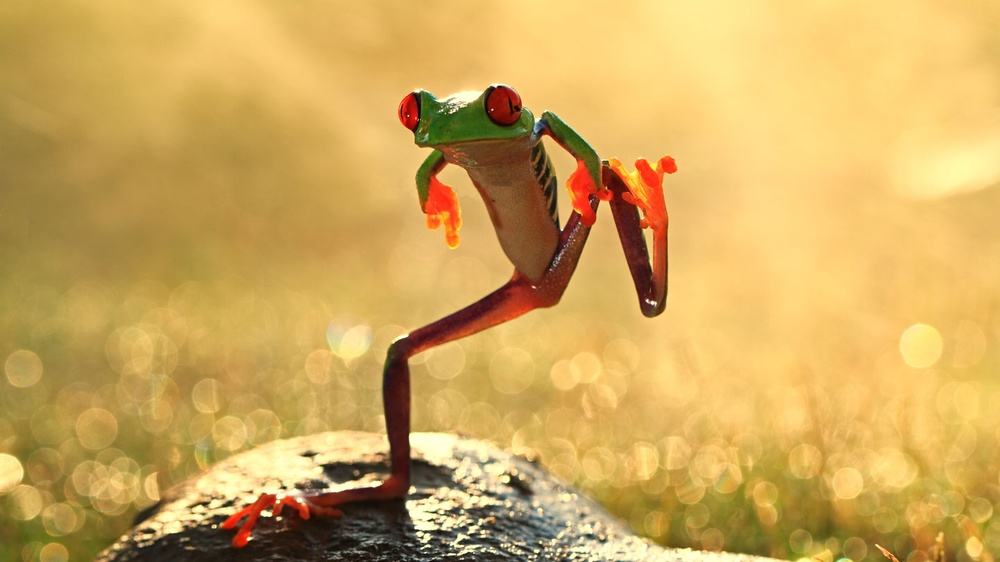
#> input picture zaba.jpg, 1000 x 562 px, shrunk from 1440 x 810 before the run
$ python vreme.py
#> lines starting #> are read from the running program, lines starting #| are printed output that depends on the picture
import cv2 as cv
import numpy as np
import matplotlib.pyplot as plt
import time
"""
Ovaj fajl sluzi za mernje perioda izvršavanja
interpolacija.
"""

img = cv.imread('zaba.jpg')
#> img is the input picture: shape (562, 1000, 3); mean B, G, R 92.8, 169, 207.2
img = cv.cvtColor(img, cv.COLOR_BGR2RGB)
zoom_parametar = 2.0


def zoomSlike(scale,slika):
    #Napravljene nove dimenzije slike
#> called with scale = 2
    rows, cols, kanal = slika.shape
#> rows = 562; cols = 1000; kanal = 3
    new_rows = int(rows * scale)
#> new_rows = 1124
    new_cols = int(cols * scale)
#> new_cols = 2000

    rezultat = np.zeros((new_rows, new_cols, kanal), dtype=np.uint8)

    for i in range(rows):
        for j in range(cols):
            rezultat[int(i * scale), int(j * scale)] = slika[i, j]
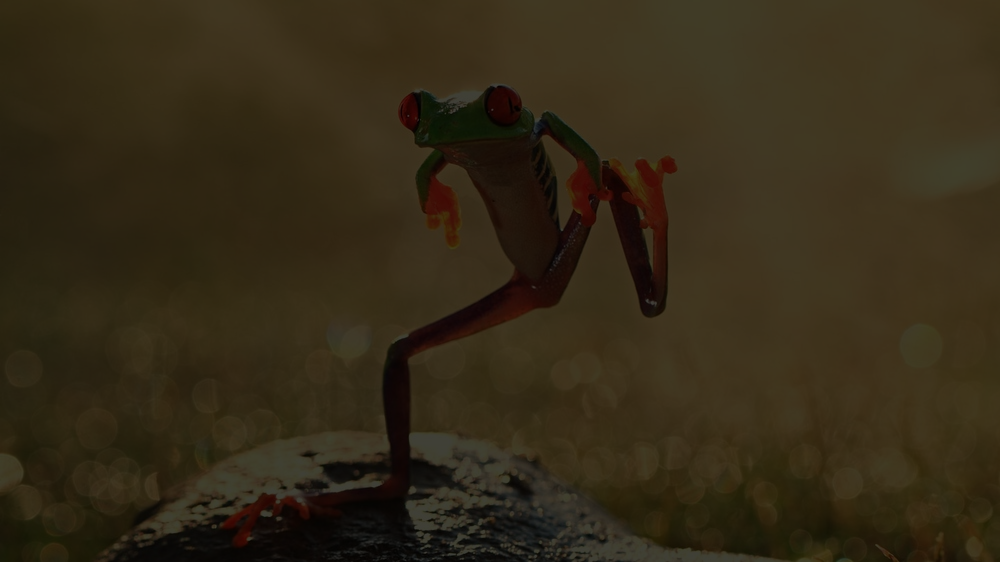
#> rezultat: shape (1124, 2000, 3) (shown at 1/2 size); mean R, G, B 51.8, 42.2, 23.2

    konacni_rezultat= np.zeros((rows,cols,kanal),dtype=np.uint8)

    for i in range(rows):
        for j in range(cols):
            konacni_rezultat[i,j]=rezultat[i,j]
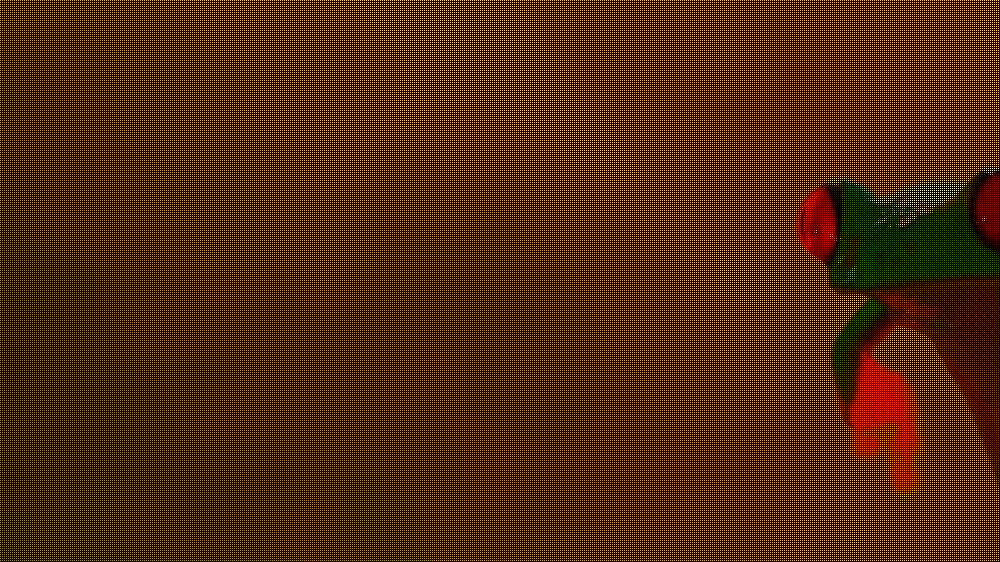
#> konacni_rezultat: shape (562, 1000, 3); mean R, G, B 50.1, 40.1, 20.6

    return konacni_rezultat


def interPolacijaNajblizegKomsije(zoomed,slika,scale):
#> called with scale = 2
    rows=slika.shape[0]
#> rows = 562
    cols=slika.shape[1]
#> cols = 1000
    rezultat=zoomed.copy().astype("int")
#> rezultat: shape (562, 1000, 3) int64
    for i in range(rows):
        for j in range(cols):
            if np.any(rezultat[i,j]==0):
                rezultat[i,j] = slika[int(i/scale), int(j/scale)]
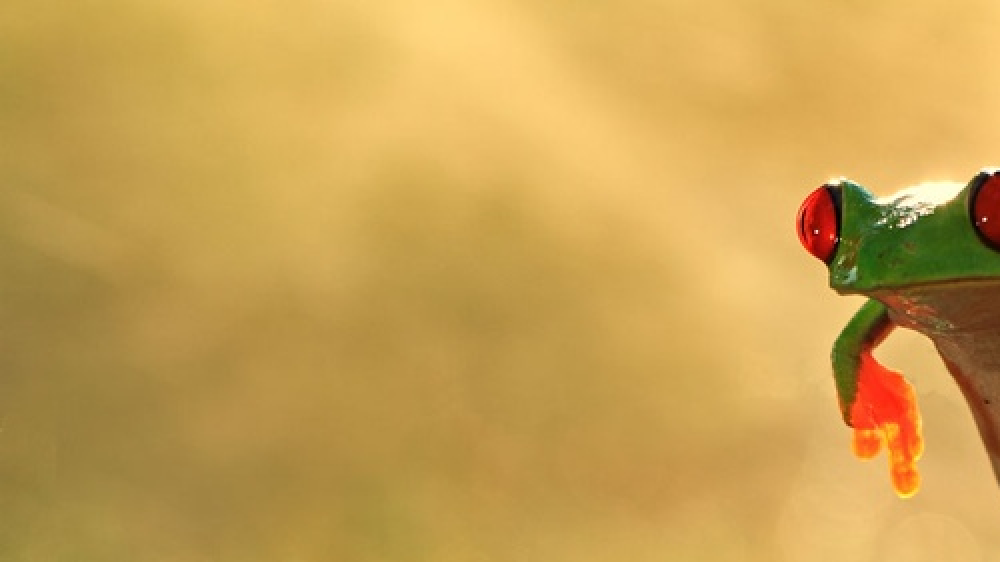
#> rezultat: shape (562, 1000, 3) int64; mean R, G, B 200.4, 160.6, 82.2

    return rezultat

def bilinearnaInterpolacija(zoomed):
    rows=zoomed.shape[0]
#> rows = 562
    cols=zoomed.shape[1]
#> cols = 1000
    bilinear=zoomed.copy().astype("int")
    #horiznotalni
    for i in range(0,rows-1,2):
        for j in range(1,cols-1,2):
            bilinear[i,j]=(bilinear[i,j-1]+bilinear[i,j+1])//2
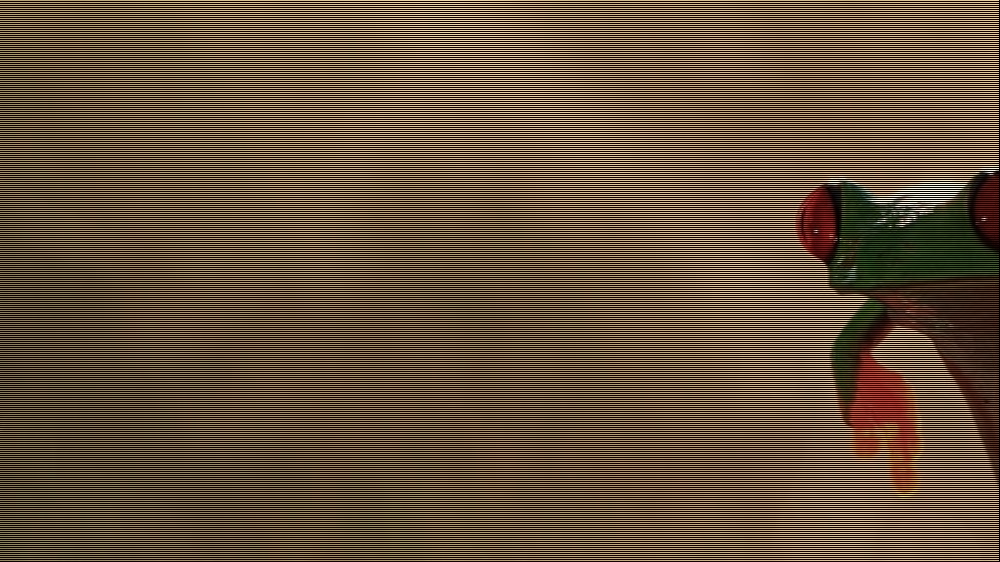
#> bilinear: shape (562, 1000, 3) int64; mean R, G, B 100.1, 80.2, 41
    #vertikalini
    for i in range(1,rows-1,2):
        for j in range(0,cols-1,2):
            bilinear[i,j]=(bilinear[i-1,j]+bilinear[i+1,j])//2
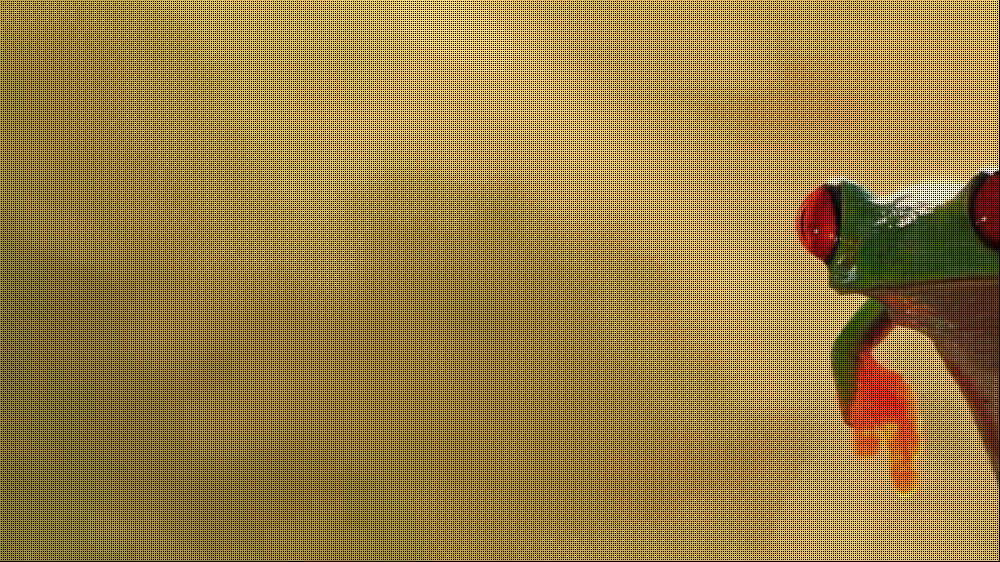
#> bilinear: shape (562, 1000, 3) int64; mean R, G, B 149.9, 120.1, 61.5
    #srednji
    for i in range(1,rows-1,2):
        for j in range(1,cols-1,2):
            bilinear[i,j]=(bilinear[i-1,j]+bilinear[i+1,j]+bilinear[i,j-1]+bilinear[i,j+1])//4

    konacna_bilinear=np.zeros((rows-1,cols-1,3),dtype='int')
    for i in range(rows-1):
        for j in range(cols-1):
            konacna_bilinear[i,j]=bilinear[i,j]

    return konacna_bilinear

startZaZoom=time.time()
zumirana=zoomSlike(zoom_parametar,img)
endZaZoom=time.time()
#vreme izvrsavanja zoom funkcije
vremeZaZoom=endZaZoom-startZaZoom

startZaNajb=time.time()
najblizi=interPolacijaNajblizegKomsije(zumirana,img,zoom_parametar)
endZaNajb=time.time()
#vreme izvrsavanje interpolacije najbli. suseda
vremeZaNajb=endZaNajb-startZaNajb

startZaBil=time.time()
bilinearna = bilinearnaInterpolacija(zumirana)
endZaBil=time.time()
#vreme izvrsavanja bilinearne interpolacije
vremeZaBil=endZaBil-startZaBil

print(vremeZaZoom)
print(vremeZaBil)
print(vremeZaNajb)


x = [vremeZaBil,vremeZaNajb]

metode = ['Najbliži Sused', 'Bilinearna']

plt.bar(metode, x, color=['red', 'blue'])
plt.ylabel('Vreme (s)')
plt.xlabel('Metode Interpolacije')
plt.title('Vreme Izvršavanja Bilinearne i Najbližeg Suseda Interpolacije')
plt.show()
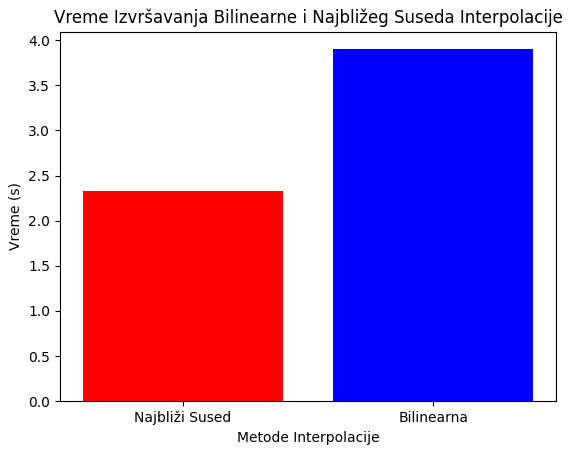
#> figure drawn by matplotlib, 1 panel

$ run again, with suncokret.jpg copied over zaba.jpg
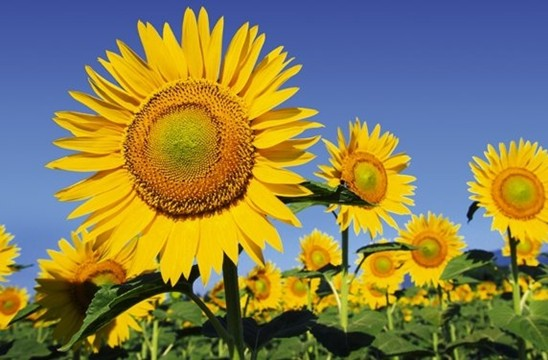
#> input picture suncokret.jpg, 548 x 360 px
#> img is the input picture: shape (360, 548, 3); mean B, G, R 81.9, 125.7, 133.2
#> after the loop in bilinearnaInterpolacija, `for i in range(1,rows-1,2):`:
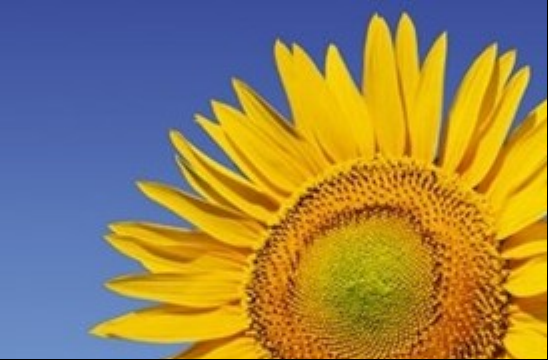
#> bilinear: shape (360, 548, 3) int64; mean R, G, B 150.4, 130.3, 82.5
#> `plt.show()`:
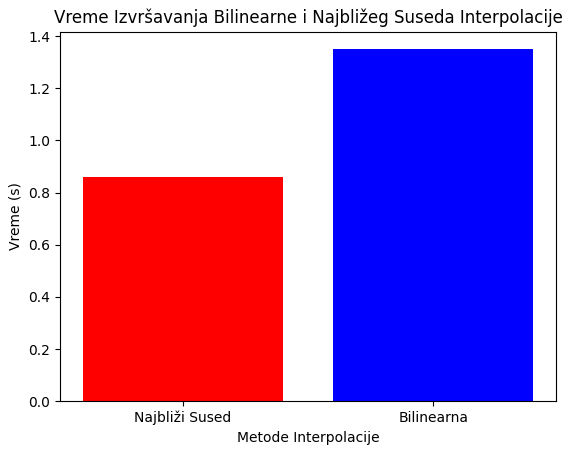
#> figure drawn by matplotlib, 1 panel
